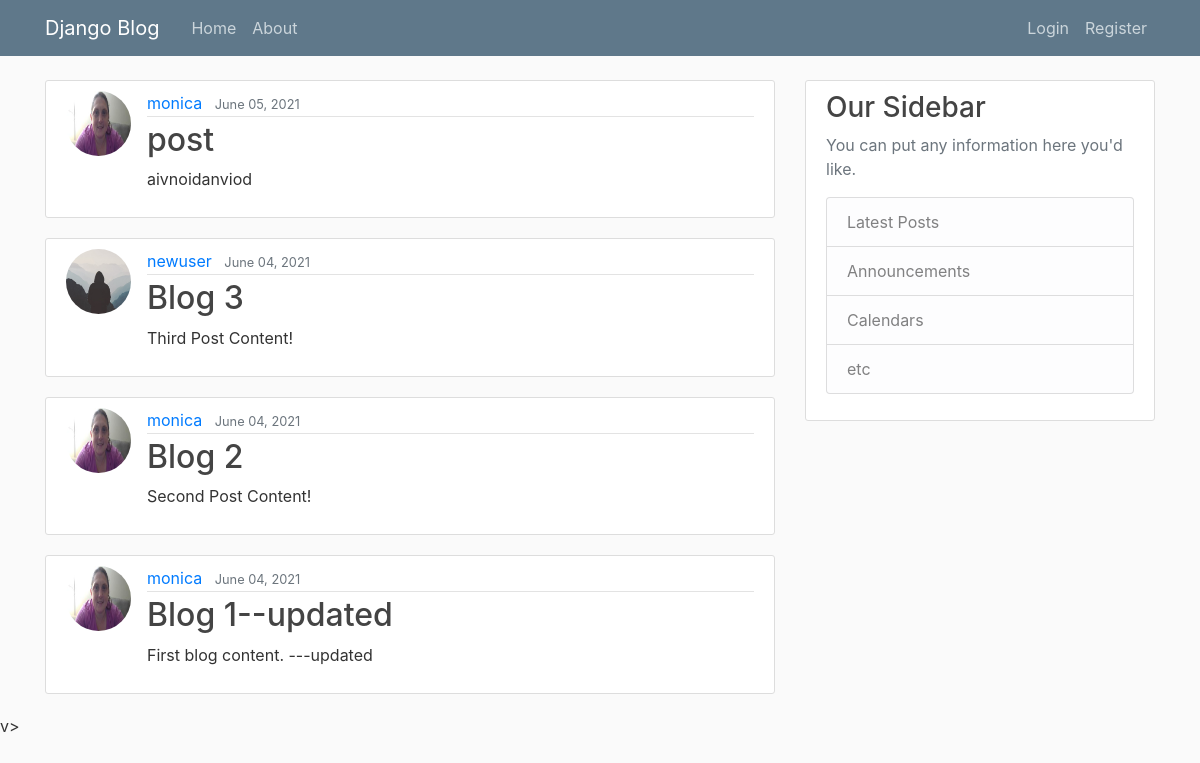
Before: / with the older database file.
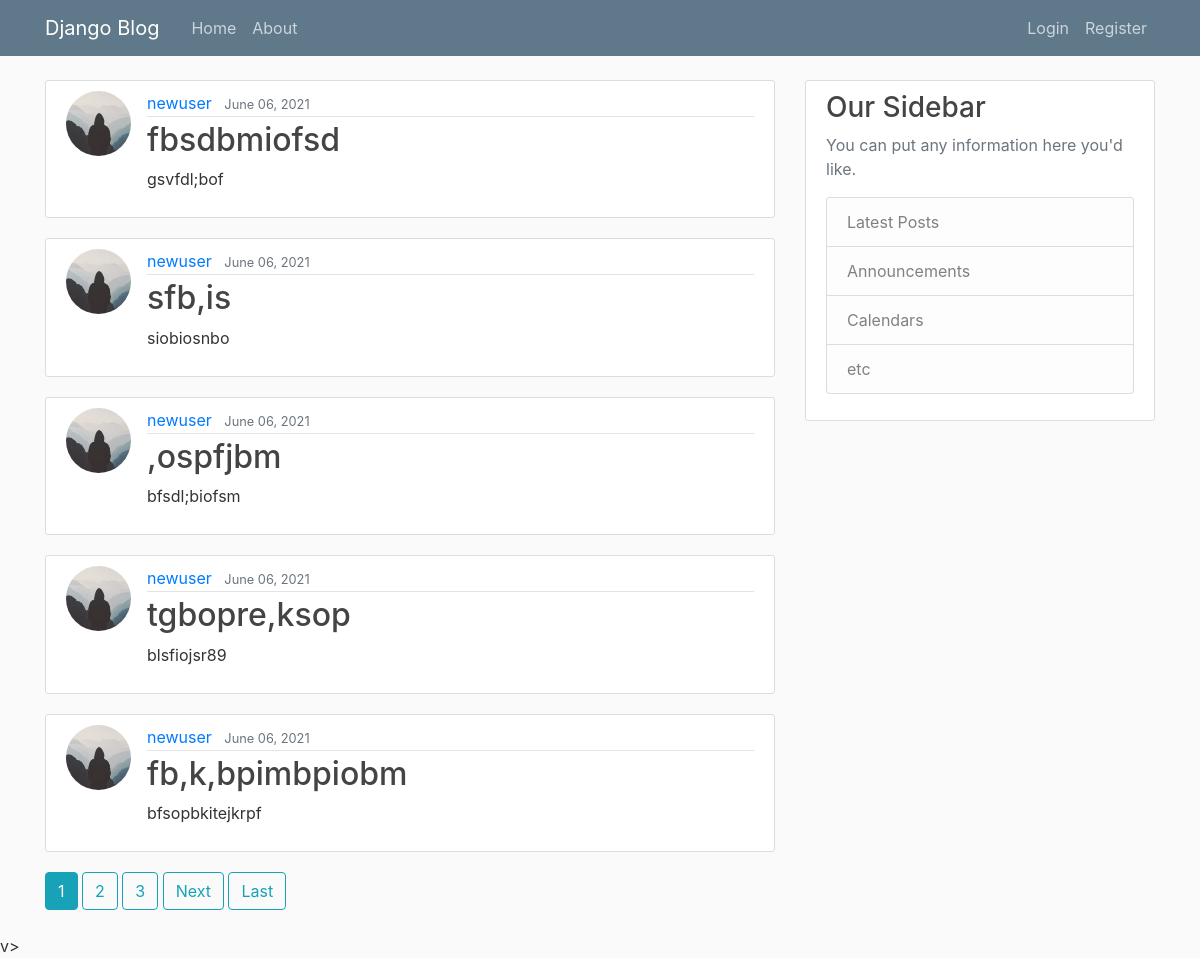
After: the same page with the newer database file.
### blog/models.py (models this page shows, shortened)
class Post(models.Model):
    title = models.CharField(max_length=100)
    content = models.TextField(null=True)
    date_posted = models.DateTimeField(default=timezone.now)
    author = models.ForeignKey(User, on_delete=models.CASCADE)

### users/models.py (models this page shows, shortened)
class Profile(models.Model):
    user = models.OneToOneField(User, on_delete=models.CASCADE)
    image = models.ImageField(default='default.jpg', upload_to='profile_pics')

### blog/views.py (the view)
# urls.py: path('', PostListView.as_view(), name='blog-home'),
class PostListView(ListView):
    model = Post
    template_name = 'blog/home.html'
    context_object_name = 'posts'
    ordering = ['-date_posted']
    paginate_by = 5

### blog/templates/blog/home.html (shortened to what this page needs)
{% extends "blog/base.html" %}
{% block content %}
    {% for post in posts %}
        <article class="media content-section">
          <img class="rounded-circle article-img" src="{{ post.author.profile.image.url }}">
          <div class="media-body">
            <div class="article-metadata">
              <a class="mr-2" href="{% url 'user-posts' post.author.username %}">{{ post.author }}</a>
              <small class="text-muted">{{ post.date_posted|date:"F d, Y" }}</small>
            </div>
            <h2><a class="article-title" href="{% url 'post-detail' post.id %}">{{ post.title }}</a></h2>
            <p class="article-content">{{ post.content }}</p>
          </div>
        </article>
    {% endfor %}
    {% if is_paginated %}
      {% for num in page_obj.paginator.page_range %}
        {% if page_obj.number == num %}
          <a class="btn btn-info mb-4" href="?page={{ num }}">{{ num }}</a>
        {% elif num > page_obj.number|add:'-3' and num < page_obj.number|add:'3' %}
        <a class="btn btn-outline-info mb-4" href="?page={{ num }}">{{ num }}</a>
        {% endif %}
      {% endfor %}
      {% if page_obj.has_next %}
        <a class="btn btn-outline-info mb-4" href="?page={{ page_obj.next_page_number }}">Next</a>
        <a class="btn btn-outline-info mb-4" href="?page={{ page_obj.paginator.num_pages }}">Last</a>
      {% endif %}
    {% endif %}
{% endblock content %}

Changed rows visible on the page:
no longer on this page (row unchanged): Post: author.profile.image (picture), author "monica", date_posted "June 05, 2021", title "post", content "aivnoidanviod"
no longer on this page (row unchanged): Post: author.profile.image (placeholder picture), author "newuser", date_posted "June 04, 2021", title "Blog 3", content "Third Post Content!"
no longer on this page (row unchanged): Post: author.profile.image (picture), author "monica", date_posted "June 04, 2021", title "Blog 2", content "Second Post Content!"
no longer on this page (row unchanged): Post: author.profile.image (picture), author "monica", date_posted "June 04, 2021", title "Blog 1--updated", content "First blog content. ---updated"
added Post: author.profile.image (placeholder picture), author "newuser", date_posted "June 06, 2021", title "fbsdbmiofsd", content "gsvfdl;bof"
added Post: author.profile.image (placeholder picture), author "newuser", date_posted "June 06, 2021", title "sfb,is", content "siobiosnbo"
added Post: author.profile.image (placeholder picture), author "newuser", date_posted "June 06, 2021", title ",ospfjbm", content "bfsdl;biofsm"
added Post: author.profile.image (placeholder picture), author "newuser", date_posted "June 06, 2021", title "tgbopre,ksop", content "blsfiojsr89"
added Post: author.profile.image (placeholder picture), author "newuser", date_posted "June 06, 2021", title "fb,k,bpimbpiobm", content "bfsopbkitejkrpf"
Other visible differences:
new list line: "1"
new list line: "2"
new list line: "3"
text now shown: "Next Last"
